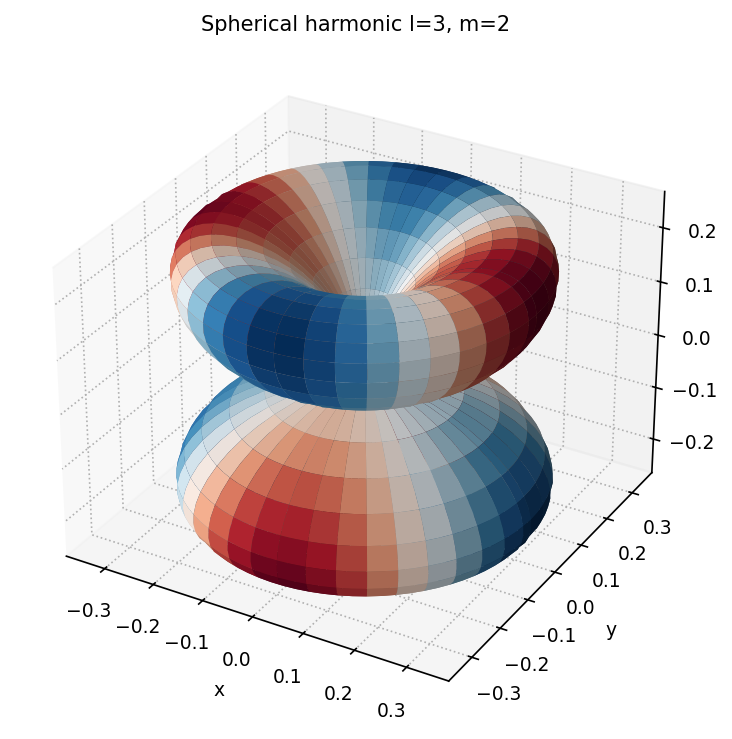

Source code (Python):
"""orbital_3d: 球谐函数 Re(Y_lm) 极坐标渲染（教学用）."""
import sys, os; sys.path.insert(0, os.path.join(os.path.dirname(os.path.abspath(__file__)), '..', '..', '_utils', 'python'))
import numpy as np
import matplotlib.pyplot as plt
from theme import apply_theme

def make_figure(l=3, m=2, title='Spherical harmonic'):
    apply_theme(fig_size=(6.5, 5))
    theta = np.linspace(0, np.pi, 80)
    phi = np.linspace(0, 2*np.pi, 80)
    THETA, PHI = np.meshgrid(theta, phi)
    try:
        from scipy.special import sph_harm_y
        Y = sph_harm_y(l, m, THETA, PHI)
    except (ImportError, TypeError):
        from scipy.special import sph_harm
        Y = sph_harm(m, l, PHI, THETA)
    R = np.abs(Y)
    X = R*np.sin(THETA)*np.cos(PHI)
    Y_ = R*np.sin(THETA)*np.sin(PHI)
    Z = R*np.cos(THETA)
    real_Y = np.real(Y)
    span = np.ptp(real_Y) + 1e-9
    colors = plt.cm.RdBu_r((real_Y - real_Y.min())/span)
    fig = plt.figure()
    ax = fig.add_subplot(111, projection='3d')
    ax.plot_surface(X, Y_, Z, facecolors=colors, linewidth=0)
    ax.set_xlabel('x'); ax.set_ylabel('y'); ax.set_zlabel('z')
    ax.set_title(f'{title} l={l}, m={m}')
    fig.tight_layout()
    return fig

if __name__ == '__main__':
    fig = make_figure(); fig.savefig(__file__.replace('.py', '.png'), dpi=150)
